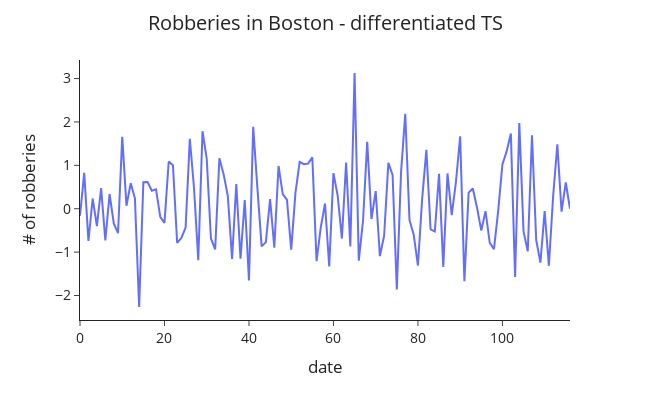

This figure's notebook cell:
### Code cell
df_diff = pd.DataFrame(np.diff(df.box_cox)).reset_index()
df_diff.columns = ['point','ts_diff']
plt_ts(f"Robberies in Boston - differentiated TS", df_diff, x="point",y="ts_diff",x_label="date",y_label="# of robberies")

### Figure 1 — Plotly figure (JSON) as saved in the notebook; plotly's stock layout.template omitted (floating-point values rounded to 4 significant figures)
{"data": [{"hovertemplate": "date=%{x}<br># of robberies=%{y}<extra></extra>", "legendgroup": "", "line": {"color": "#636efa", "dash": "solid"}, "marker": {"symbol": "circle"}, "mode": "lines", "name": "", "orientation": "v", "showlegend": false, "type": "scatter", "x": [0, 1, 2, 3, 4, 5, 6, 7, 8, 9, 10, 11, 12, 13, 14, 15, 16, 17, 18, 19, 20, 21, 22, 23, 24, 25, 26, 27, 28, 29, 30, 31, 32, 33, 34, 35, 36, 37, 38, 39, 40, 41, 42, 43, 44, 45, 46, 47, 48, 49, 50, 51, 52, 53, 54, 55, 56, 57, 58, 59, 60, 61, 62, 63, 64, 65, 66, 67, 68, 69, 70, 71, 72, 73, 74, 75, 76, 77, 78, 79, 80, 81, 82, 83, 84, 85, 86, 87, 88, 89, 90, 91, 92, 93, 94, 95, 96, 97, 98, 99, 100, 101, 102, 103, 104, 105, 106, 107, 108, 109, 110, 111, 112, 113, 114, 115, 116], "xaxis": "x", "y": [-0.1609, 0.825, -0.7439, 0.2354, -0.3991, 0.475, -0.732, 0.3395, -0.3395, -0.563, 1.658, 0.06954, 0.5868, 0.2412, -2.265, 0.612, 0.6135, 0.4146, 0.445, -0.1861, -0.3257, 1.09, 1.005, -0.7895, -0.6727, -0.4346, 1.613, 0.466, -1.187, 1.786, 1.158, -0.6856, -0.9376, 1.162, 0.7969, 0.2889, -1.16, 0.5696, -1.151, 0.1997, -1.654, 1.886, 0.4764, -0.8675, -0.7701, 0.2235, -0.8973, 0.9845, 0.3373, 0.2021, -0.9419, 0.3591, 1.081, 1.028, 1.039, 1.183, -1.211, -0.4295, 0.1169, -1.332, 0.8218, 0.3043, -0.6869, 1.065, -0.871, 3.128, -1.198, -0.2774, 1.54, -0.2379, 0.407, -1.092, -0.6173, 1.057, 0.7764, -1.859, 0.8311, 2.189, -0.2579, -0.5981, -1.309, 0.2287, 1.356, -0.4766, -0.5253, 0.8064, -1.343, 0.8132, -0.1481, 0.6179, 1.67, -1.67, 0.3704, 0.4656, 0.01815, -0.5029, -0.05761, -0.7845, -0.9317, -0.04703, 1.021, 1.321, 1.735, -1.573, 1.975, -0.5234, -0.9828, 1.694, -0.7267, -1.242, -0.05244, -1.315, 0.2786, 1.482, -0.06718, 0.6046, 0], "yaxis": "y"}], "layout": {"font": {"size": 14}, "height": 400, "legend": {"tracegroupgap": 0}, "margin": {"t": 60}, "title": {"text": "Robberies in Boston - differentiated TS", "x": 0.5}, "width": 650, "xaxis": {"anchor": "y", "domain": [0, 1], "title": {"text": "date"}}, "yaxis": {"anchor": "x", "domain": [0, 1], "title": {"text": "# of robberies"}}}}
